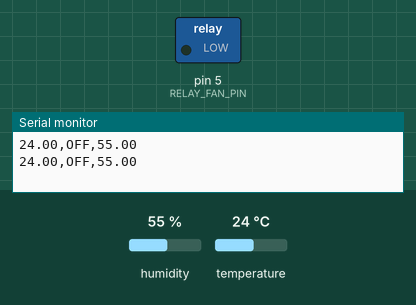
Bench run of a sketch on a simulated Arduino Uno, built with avr-gcc and run on an emulated ATmega328P. On the bench: switched loads named in the sketch (green lamp = pin HIGH), the last lines printed to the serial monitor. Inputs (shaded band) come from the test bench; at power-on: temperature 24 °C, humidity 55 %.

Above: at 4.8 s.
4.9 s: temperature set to 32 °C
7.9 s: temperature set to 35 °C
At 8.6 s:
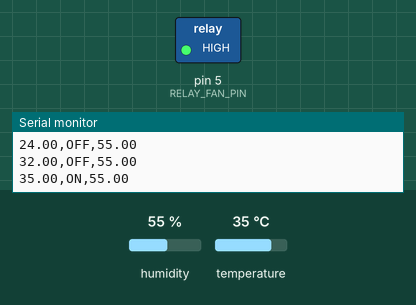
10.9 s: temperature set to 12 °C
At 13.4 s:
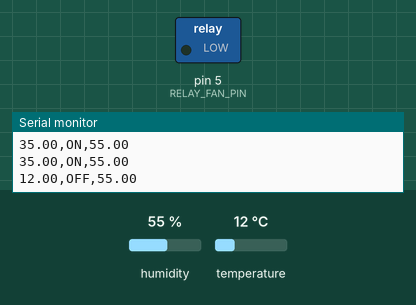
13.9 s: temperature set to 41 °C
At 14.6 s:
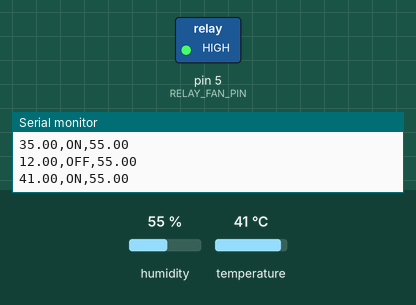
Timing chart, 0 to 16.9 s (numbered marks = the images above; inputs shaded):
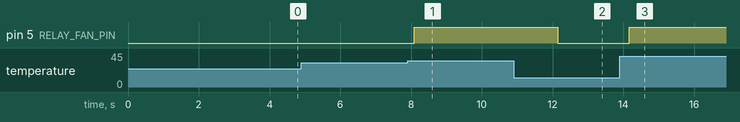

The sketch:

sketch_mar28a.ino
```cpp
#include "DHT.h"

#define RELAY_FAN_PIN 5 // Arduino pin connected to relay which connected to fan
#define DHTPIN 2           // Arduino pin connected to relay which connected to DHT sensor
#define DHTTYPE DHT11

const int TEMP_THRESHOLD_UPPER = 33; // upper threshold of temperature, change to your desire value

DHT dht(DHTPIN, DHTTYPE);

float temperature;    // temperature in Celsius
float humidity;
String status;

void setup()
{
  Serial.begin(9600); // initialize serial
  dht.begin();        // initialize the sensor
  pinMode(RELAY_FAN_PIN, OUTPUT); // initialize digital pin as an output
}

void loop()
{
  // wait a few seconds between measurements.
  delay(2000);

  temperature = dht.readTemperature();  // read temperature in Celsius
  humidity = dht.readHumidity();

  if (isnan(temperature)) {
    Serial.println("Failed to read from DHT sensor!");
  } else {
    if(temperature > TEMP_THRESHOLD_UPPER){
      digitalWrite(RELAY_FAN_PIN, HIGH); // turn on
      status = "ON";
    } else {
      digitalWrite(RELAY_FAN_PIN, LOW); // turn off
      status = "OFF";
    }
  }

  String dhtData = String(temperature) + "," + status + "," + String(humidity);
  Serial.println(dhtData);

}
```

Measured:
- the behaviour switches between 33 and 34 °C on temperature (found by bisection; images 0 and 1)
- after the input at 7.9 s, pin 5 (RELAY_FAN_PIN): LOW → HIGH after 0.20 s
- after the input at 10.9 s, pin 5 (RELAY_FAN_PIN): HIGH → LOW after 1.2 s
- after the input at 13.9 s, pin 5 (RELAY_FAN_PIN): LOW → HIGH after 0.27 s
